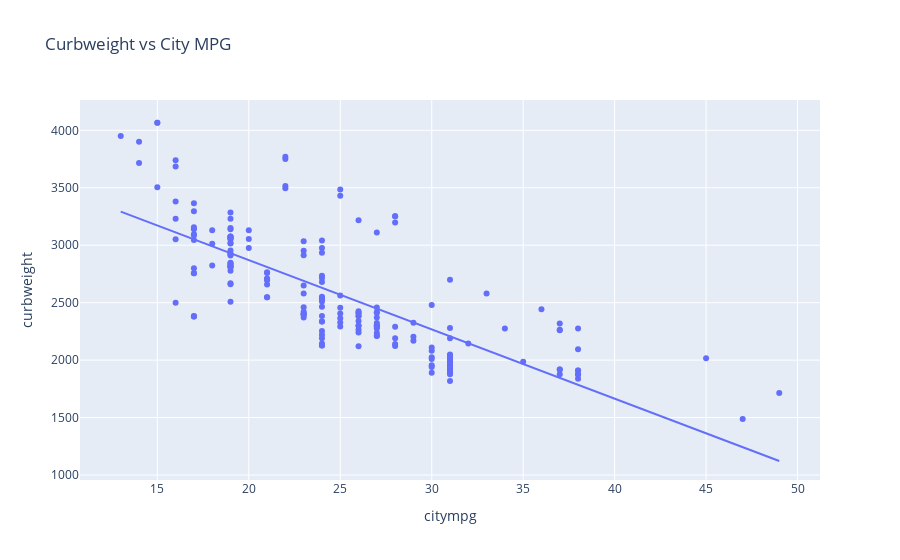
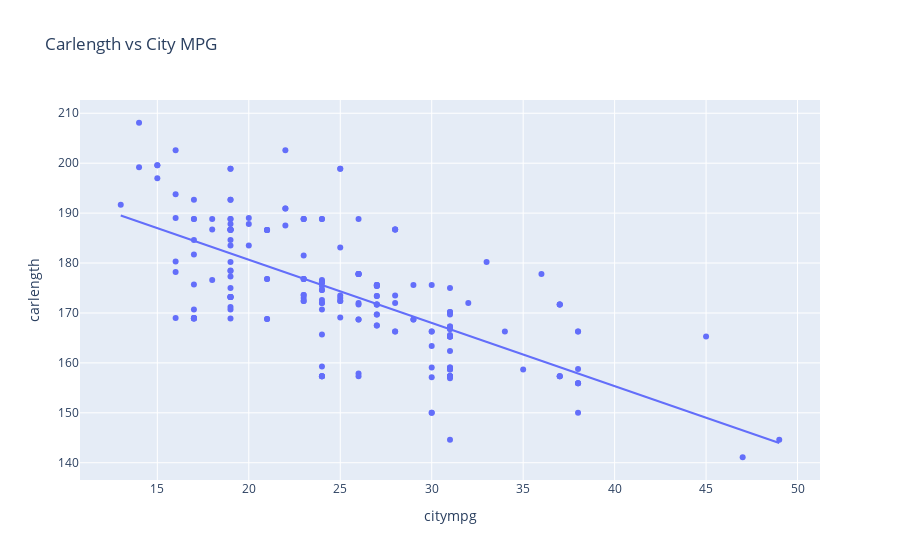

Notebook code for these charts, in order:
### Markdown cell above
#### Body Data: **Curbweight** and **Carlength** have the strongest linear association with City MPG

### Code cell
body_city_corr = body_data_city.corr()
display(body_city_corr)

fig, ax = plt.subplots(figsize=(12,8))
sns.heatmap(body_city_corr, cmap="Blues", annot=True)
plt.title("Body Data vs City MPG Correlation Matrix", fontsize=20)
plt.show()

display(px.scatter(body_data_city, x="citympg", y="curbweight", trendline="ols", title="Curbweight vs City MPG"))

display(px.scatter(body_data_city, x="citympg", y="carlength", trendline="ols", title="Carlength vs City MPG"))

### Figure 1 — Plotly figure (JSON) as saved in the notebook; plotly's stock layout.template omitted (floating-point values rounded to 4 significant figures; data arrays with more than 128 entries replaced by an {"elided": "..."} marker saying what was removed)
{"data": [{"hovertemplate": "citympg=%{x}<br>curbweight=%{y}<extra></extra>", "legendgroup": "", "marker": {"color": "#636efa", "symbol": "circle"}, "mode": "markers", "name": "", "orientation": "v", "showlegend": false, "type": "scatter", "x": {"elided": "205 int values"}, "xaxis": "x", "y": {"elided": "205 int values"}, "yaxis": "y"}, {"hovertemplate": "<b>OLS trendline</b><br>curbweight = -60.2815 * citympg + 4075.84<br>R<sup>2</sup>=0.573676<br><br>citympg=%{x}<br>curbweight=%{y} <b>(trend)</b><extra></extra>", "legendgroup": "", "marker": {"color": "#636efa", "symbol": "circle"}, "mode": "lines", "name": "", "showlegend": false, "type": "scatter", "x": {"elided": "205 int values"}, "xaxis": "x", "y": {"elided": "205 float values"}, "yaxis": "y"}], "layout": {"legend": {"tracegroupgap": 0}, "title": {"text": "Curbweight vs City MPG"}, "xaxis": {"anchor": "y", "domain": [0, 1], "title": {"text": "citympg"}}, "yaxis": {"anchor": "x", "domain": [0, 1], "title": {"text": "curbweight"}}}}

### Figure 2 — Plotly figure (JSON) as saved in the notebook; plotly's stock layout.template omitted (floating-point values rounded to 4 significant figures; data arrays with more than 128 entries replaced by an {"elided": "..."} marker saying what was removed)
{"data": [{"hovertemplate": "citympg=%{x}<br>carlength=%{y}<extra></extra>", "legendgroup": "", "marker": {"color": "#636efa", "symbol": "circle"}, "mode": "markers", "name": "", "orientation": "v", "showlegend": false, "type": "scatter", "x": {"elided": "205 int values"}, "xaxis": "x", "y": {"elided": "205 float values"}, "yaxis": "y"}, {"hovertemplate": "<b>OLS trendline</b><br>carlength = -1.26521 * citympg + 205.957<br>R<sup>2</sup>=0.450118<br><br>citympg=%{x}<br>carlength=%{y} <b>(trend)</b><extra></extra>", "legendgroup": "", "marker": {"color": "#636efa", "symbol": "circle"}, "mode": "lines", "name": "", "showlegend": false, "type": "scatter", "x": {"elided": "205 int values"}, "xaxis": "x", "y": {"elided": "205 float values"}, "yaxis": "y"}], "layout": {"legend": {"tracegroupgap": 0}, "title": {"text": "Carlength vs City MPG"}, "xaxis": {"anchor": "y", "domain": [0, 1], "title": {"text": "citympg"}}, "yaxis": {"anchor": "x", "domain": [0, 1], "title": {"text": "carlength"}}}}
